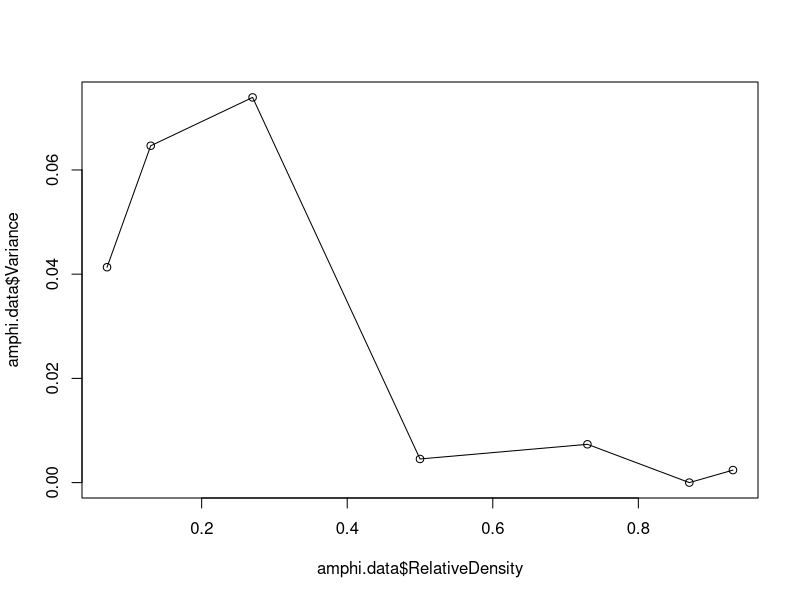
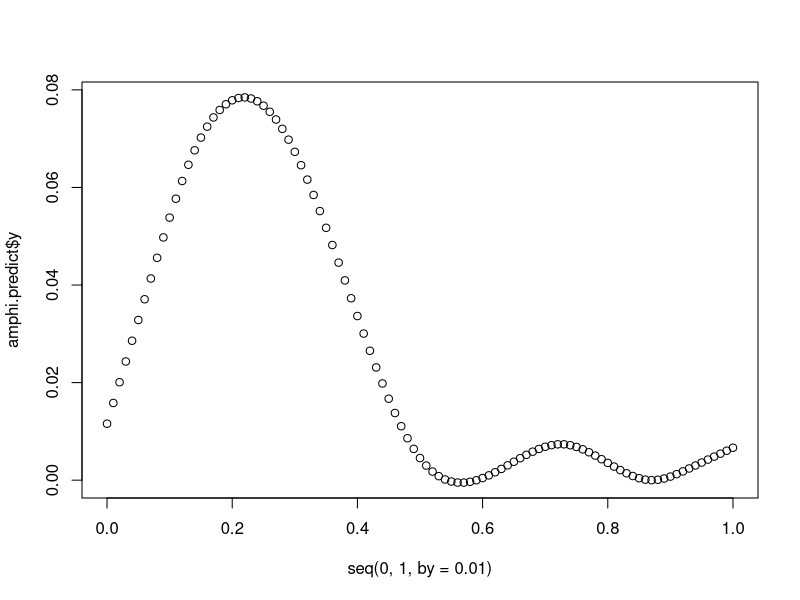
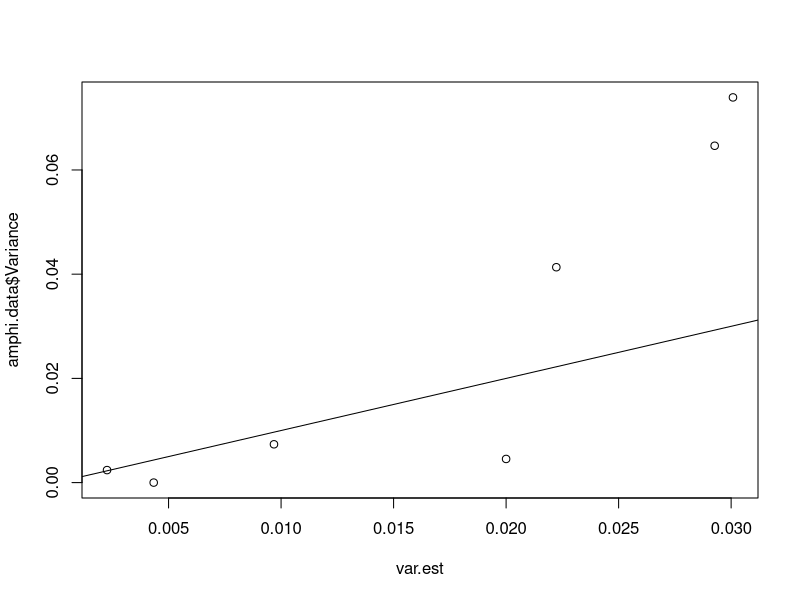

Write R code to recreate these figures, in order.
### Get data from Cuthbert2018Amphipod

### set working directory

setwd('/media/kyle/KEC_External/Documents/Data/SwitchingAndIndVar/DataFromGraphs/')

### load libraries

library(dplyr)

### load data

amphi.data <- read.csv('Cuthbert2018Amphipod.csv')

### weird ... column name needs changed, need to drop a bunch of rows

colnames(amphi.data)[1] <- 'RelativeDensity'

amphi.data <- amphi.data[-8:-24,]

# relative preference is 0.8 where relative abundance is 0.5

### convert standard error to variance

# variance = (SE * sqrt(n))^2, n here is 6

amphi.data <- amphi.data %>% mutate(Variance = (StandardError * sqrt(6))^2)

# model variance to find the maximum

amphi.smooth <- smooth.spline(x = amphi.data$RelativeDensity, y = amphi.data$Variance)

plot(x = amphi.data$RelativeDensity, y = amphi.data$Variance)
lines(x = amphi.data$RelativeDensity, y = amphi.smooth$y)

amphi.predict <- predict(amphi.smooth, x = seq(0, 1, by = 0.01))

plot(x = seq(0,1, by = 0.01), y = amphi.predict$y)

amphi.predict$x[which(amphi.predict$y == max(amphi.predict$y))]

### next step: try to predict the variances

# function to calculate p's at each relative abundance

calcp <- function(rel.pref, rel.density) {
  rel.pref*rel.density/(rel.pref*rel.density + ((1 - rel.pref) * (1 - rel.density)))
}

amphi.p.est <- calcp(rel.pre = 0.8, rel.density = amphi.data$RelativeDensity)

# variance estimate is p(1-p)/n
# n for this is approximately 12/8

var.est <- amphi.p.est*(1-amphi.p.est)/8

plot(x = var.est, y = amphi.data$Variance)
abline(a = 0, b = 1)

### calculate CI for variance

GenCI <- function(p.vec, n.samples, n.events, n.sim) {
  
  quant.data <- matrix(nrow = length(p.vec), ncol = 3)
  
  for(j in 1:length(p.vec)){
    mat <- matrix(nrow = n.sim, ncol = n.samples)
    for(i in 1:n.sim){
      mat[i,] <- rbinom(n = n.samples, size = n.events, prob = p.vec[j])
    }
    prop.mat <- mat/n.events
    var.vec <- apply(prop.mat, 1, var)
    quant.data[j, ] <- c(p.vec[j], quantile(var.vec, probs = c(0.025, 0.975)))
  }
  quant.data
}

GenCI(p.vec = amphi.p.est, n.samples = 6, n.events = 8, n.sim = 10000)



